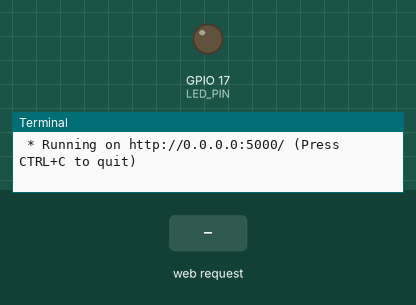
Simulated run of this program. Board: Raspberry Pi (BCM pin numbers). On the bench: output pins drawn as LEDs (lit = HIGH), the last lines printed to the terminal. The inputs (shaded band) are chosen by the test bench. The clock reads 2024-03-15 10:24:30 at power-on unless the program sets it.

Above: at 1.2 s.
1.3 s: HTTP request for /on received
At 1.9 s:
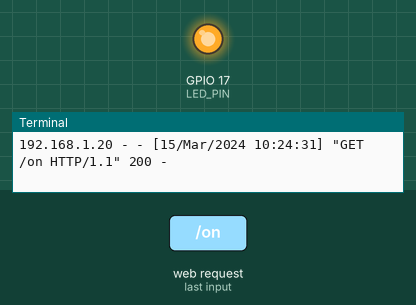
4.3 s: HTTP request for /off received
At 5.3 s:
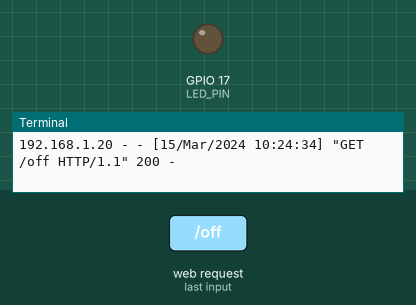
Timing chart, 0 to 7.3 s (numbered marks = the images above; inputs shaded):
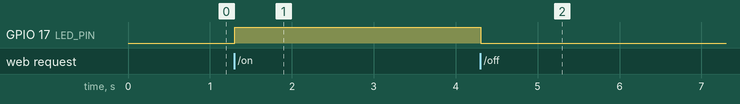

The program:

app.py
```python
from flask import Flask, render_template
import RPi.GPIO as GPIO

app = Flask(__name__)

LED_PIN = 17
GPIO.setmode(GPIO.BCM)
GPIO.setup(LED_PIN, GPIO.OUT)

@app.route("/")
def home():
    return render_template("index.html")

@app.route("/on")
def turn_on():
    GPIO.output(LED_PIN, GPIO.HIGH)
    return render_template("index.html", status="on")

@app.route("/off")
def turn_off():
    GPIO.output(LED_PIN, GPIO.LOW)
    return render_template("index.html", status="off")

@app.route("/cleanup")
def cleanup():
    GPIO.cleanup()
    return "GPIO cleaned up."

if __name__ == "__main__":
    app.run(host="0.0.0.0", port=5000)
```

Measured:
- after the input at 1.3 s, GPIO 17 (LED_PIN): LOW → HIGH at once
- after the input at 4.3 s, GPIO 17 (LED_PIN): HIGH → LOW at once
